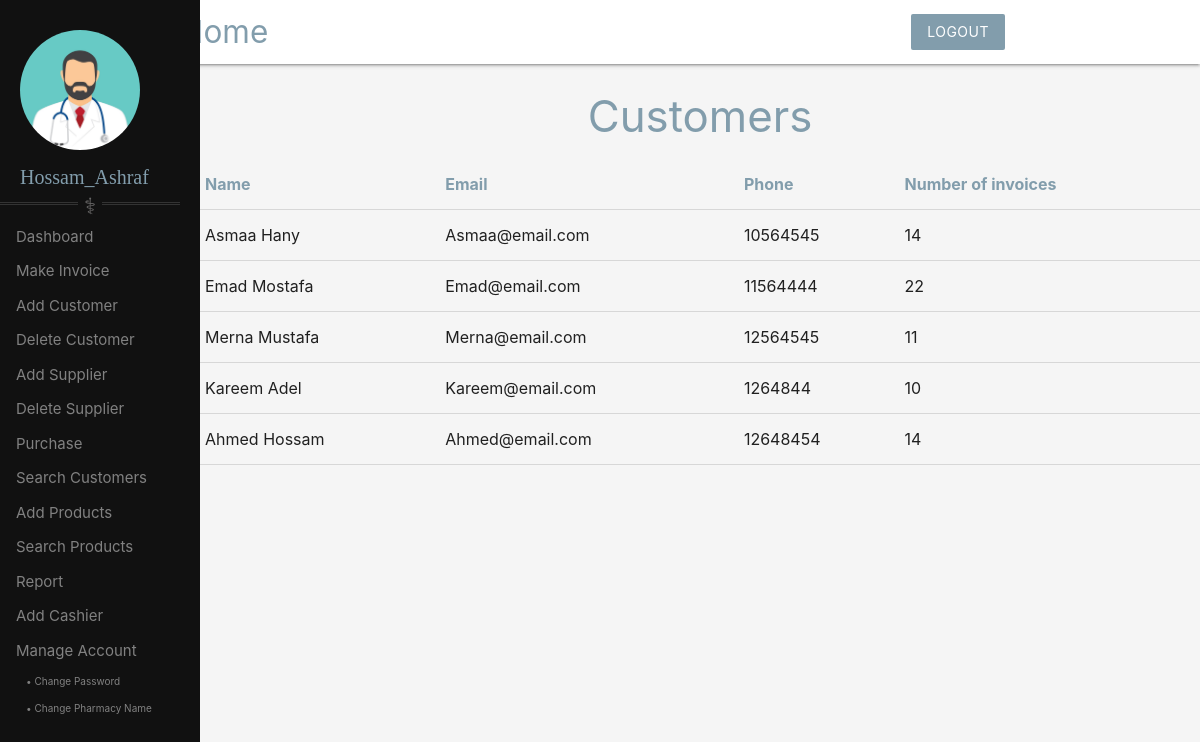
Screenshot of /customers.php (signed in) with the database file from the repository.
### tables this page shows
CREATE TABLE `customers` (
  `name` varchar(55) DEFAULT NULL,
  `contact_number` varchar(55) NOT NULL,
  `email` varchar(55) DEFAULT NULL,
  `n_invoices` int(10) DEFAULT NULL,
  `pharma_id` int(11) NOT NULL
);

### customers.php (the view, shortened to what this page needs)
<?php include ("server.php");
include("templates/header3.php"); ?>
<!DOCTYPE html>
<html lang="en">
<head>
</head>
<body>
    <center>
    <section style="margin-left: 200px;">
    <h3 style="color: #829dac;">Customers</h3>
        <table border=2>
            <tr style="color: #829dac; font-weight: bold;">
                <td>Name</td>
                <td>Email</td>
                <td>Phone</td>
                <td>Number of invoices</td>
            </tr>
            <?php
            $pharma_id = $_SESSION['pharma_id'];
            $records = mysqli_query($conn,"select * from customers where pharma_id='$pharma_id'");
            while($data = mysqli_fetch_array($records)){
                ?>
            <tr>
                <td><?php echo $data['name']; ?></td>
                <td><?php echo $data['email']; ?></td>
                <td><?php echo $data['contact_number']; ?></td>
                <td><?php echo $data['n_invoices']; ?></td>
            </tr>
            <?php
            } ?>
        </table>
        </section>
    </center>
</body>
</html>

### templates/header3.php (shortened to what this page needs)
<head>
     <link rel="stylesheet" href="https://cdnjs.cloudflare.com/ajax/libs/materialize/1.0.0/css/materialize.min.css">
     <link rel="stylesheet" type="text/css" href="style.css">
</head>
<body class="grey lighten-4">
    <nav class="white z-depth-1">
        <div class="container">
            <a href="home.php" class="brand-logo brand-text">Home</a>
            <ul id="nav-mobile" class="right hide-on-small-and-down">
                <li><a href="home.php?logout='1'" class="btn brand z-depth-0">Logout</a></li>
            </ul>
        </div>
    </nav>
    <div class="side">
    <div class="profile" style="margin-left: 20px;">
        <img src="images/doc1.jpg"width="120px">
        <?php
        echo "<p>".$_SESSION['username']."</p>"
        ?>
        </div>
        <hr class = "style-eight" width="90%" style='margin-bottom:15px;'>
        <a href="home.php">Dashboard</a>
        <a href="invoice.php">Make Invoice</a>
        <a href="addCustomer.php">Add Customer</a>
        <a href="deleteCustomer.php">Delete Customer</a>
        <a href="addSupplier.php">Add Supplier</a>
        <a href="deleteSupplier.php">Delete Supplier</a>
        <a href="purchase.php">Purchase</a>
        <a href="customers.php">Search Customers</a>
        <a href="addProducts.php">Add Products</a>
        <a href="products.php">Search Products</a>
        <a href="report.php">Report</a>
        <a href="addCashier.php">Add Cashier</a>
        <a href="#">Manage Account</a>
        <a href="changePassword.php" style="margin-left:10px; font-size:10px">• Change Password</a>
        <a href="changePharma.php" style="margin-left:10px; font-size:10px">• Change Pharmacy Name</a>
      </div>

### style.css (style rules this page uses)
* { margin: 0; padding: 0; box-sizing: border-box; }
.side { height: 100%; width: 200px; z-index: 1; position: fixed; top: 0; left: 0; background-color: #111; overflow-x: hidden; padding-top: 20px; float: left; }
.side a { padding: 6px 8px 6px 16px; text-decoration: none; font-size: 15px; color: #818181; display: block; }
.side .profile { margin: 10px; margin-bottom: 10px; }
.side .profile img { margin-bottom: 12px; border-radius: 50%; }
.side .profile p { color: #829dac; font-size: 20px; font-family: 'Times New Roman', Times, serif; }
hr.style-eight { overflow: visible; padding: 0; border: none; border-top: medium double #333; color: rgb(104, 103, 103); text-align: center; }
hr.style-eight:after { content: "⚕"; display: inline-block; position: relative; top: -0.7em; font-size: 1.5em; padding: 0 0.25em; background: #111; color: rgb(104, 103, 103); }

### templates/header3.php (style rules this page uses)
.brand { background: #829dac !important; ; }
.brand-text { color: #829dac !important; }

### rows the page displays
customers: name "Asmaa Hany", email "Asmaa@email.com", contact_number "10564545", n_invoices "14"
customers: name "Emad Mostafa", email "Emad@email.com", contact_number "11564444", n_invoices "22"
customers: name "Merna Mustafa", email "Merna@email.com", contact_number "12564545", n_invoices "11"
customers: name "Kareem Adel", email "Kareem@email.com", contact_number "1264844", n_invoices "10"
customers: name "Ahmed Hossam", email "Ahmed@email.com", contact_number "12648454", n_invoices "14"

### other values shown
$_SESSION['username'] "Hossam_Ashraf"
